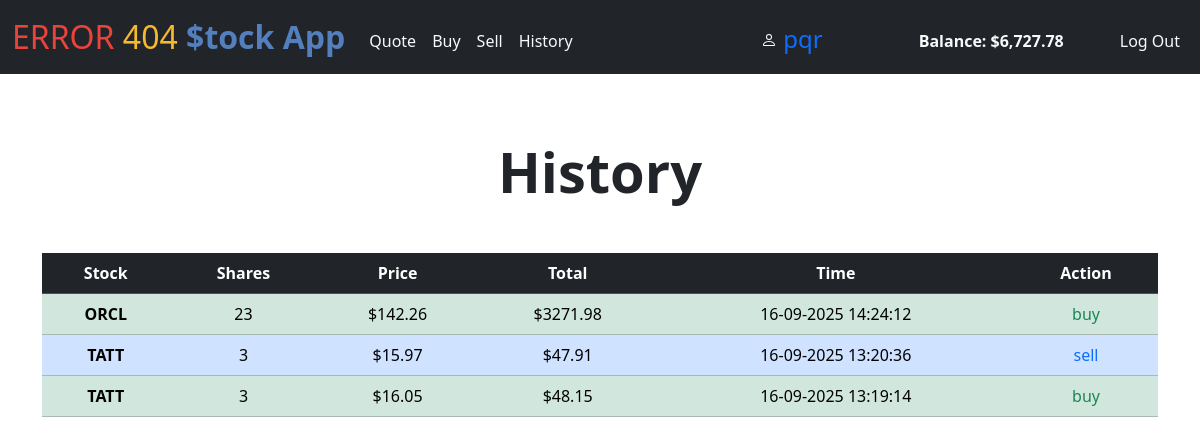
Page /history (signed in) on the committed database.
### tables this page shows
CREATE TABLE users (id INTEGER PRIMARY KEY AUTOINCREMENT NOT NULL, username TEXT NOT NULL, hash TEXT NOT NULL, cash NUMERIC NOT NULL DEFAULT 10000.00);

CREATE TABLE histroy (
trans_id INTEGER PRIMARY KEY AUTOINCREMENT NOT NULL,
buyer_id INTEGER NOT NULL,
stock_name TEXT NOT NULL,
shares INTEGER NOT NULL,
price INTEGER NOT NULL,
time TEXT NOT NULL, action TEXT NOT NULL,
FOREIGN KEY (buyer_id) REFERENCES users(id));

### app.py (the view)
@app.route("/history")
@login_required
def history():
    hist = db.execute("SELECT stock_name, shares, price, time, action FROM histroy WHERE buyer_id = ? ORDER BY trans_id DESC LIMIT 35", session["user_id"])
    length = len(hist)
    return render_template("histroy.html", hist=hist, length=length, user_name=db.execute("SELECT username FROM users WHERE id = ?", session["user_id"])[0]["username"], balance=db.execute("SELECT cash FROM users WHERE id = ?", session["user_id"])[0]["cash"])

### app.py (called while the page is built)
@app.after_request
def after_request(response):
    response.headers["Cache-Control"] = "no-cache, no-store, must-revalidate"
    response.headers["Expires"] = 0
    response.headers["Pragma"] = "no-cache"
    return response

### helpers.py (called while the page is built)
def login_required(f):
    @wraps(f)
    def decorated_function(*args, **kwargs):
        if session.get("user_id") is None:
            return redirect("/login")
        return f(*args, **kwargs)
    return decorated_function

def usd(value):
    return f"${value:,.2f}"

### templates/histroy.html (shortened to what this page needs)
{% extends "layout.html" %}
{% block name %}{{ user_name }}{% endblock %}
{% block balance %}{{ balance | usd }}{% endblock %}
{% block main %}
{% if length == 0 %}
<h1 class="display-4 text-center fw-bolder mb-5">No history found</h1>
{% else %}
<h1 class="display-4 text-center fw-bolder mb-5">History</h1>
<table class="table">
    <thead class="table-dark">
        <tr>
            <th scope="col">Stock</th>
            <th scope="col">Shares</th>
            <th scope="col">Price</th>
            <th scope="col">Total</th>
            <th scope="col">Time</th>
            <th scope="col">Action</th>
        </tr>
    </thead>
    <tbody>
        {% for i in range(length) %}
        {% if hist[i]["action"] == 'buy' %}
        <tr class="table-success">
        {% else %}
        <tr class="table-primary">
        {% endif %}
            <th scope="row">{{ hist[i]["stock_name"] }}</th>
            <td>{{ hist[i]["shares"] }}</td>
            <td>${{ hist[i]["price"] }}</td>
            <td>${{ '%.2f' | format(hist[i]["shares"] * hist[i]["price"]) }}</td>
            <td>{{ hist[i]["time"] }}</td>
            <td>
                {% if hist[i]["action"] == 'buy' %}
                <span class="text-success">{{ hist[i]["action"] }}</span>
                {% else %}
                <span class="text-primary">{{ hist[i]["action"] }}</span>
                {% endif %}
            </td>
        </tr>
        {% endfor %}
    </tbody>
</table>
{% endif %}
{% endblock %}

### static/styles.css (style rules this page uses)
html, body { height: 100%; }
body::before { content: ""; position: fixed; top: 0; left: 0; width: 100%; height: 100%; background-image: url('https://static.vecteezy.com/system/resources/previews/001/925/614/non_2x/business-graph-chart-of-stock-market-investment-on-blue-background-vector.jpg'); background-size: cover; background-position: center; opacity: 0.2; z-index: -1; }

### rows in the picture
users: username "pqr", cash "$6,727.78"
histroy: stock_name "ORCL", shares "23", price "142.26", hist[i]['shares']*hist[i]['price'] "3271.98", time "16-09-2025 14:24:12", action "buy"
histroy: stock_name "TATT", shares "3", price "15.97", hist[i]['shares']*hist[i]['price'] "47.91", time "16-09-2025 13:20:36", action "sell"
histroy: stock_name "TATT", shares "3", price "16.05", hist[i]['shares']*hist[i]['price'] "48.15", time "16-09-2025 13:19:14", action "buy"
